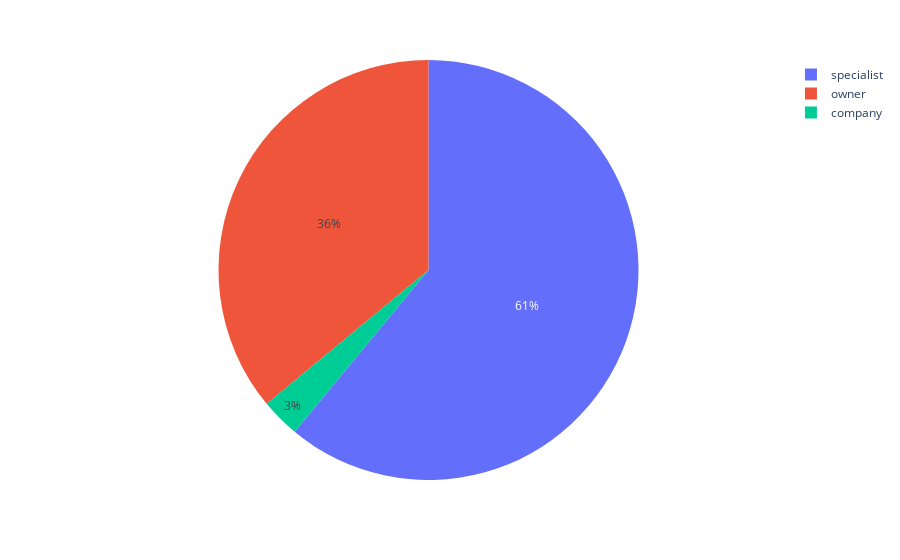

The notebook cell saved with this chart:
### Code cell
px.pie(grouped,values='fullAddress',names='userType')

### Figure 1 — Plotly figure (JSON) as saved in the notebook; plotly's stock layout.template omitted (floating-point values rounded to 4 significant figures)
{"data": [{"domain": {"x": [0, 1], "y": [0, 1]}, "hovertemplate": "userType=%{label}<br>fullAddress=%{value}<extra></extra>", "labels": ["company", "owner", "specialist"], "legendgroup": "", "name": "", "showlegend": true, "type": "pie", "values": [3, 36, 61]}], "layout": {"legend": {"tracegroupgap": 0}, "margin": {"t": 60}}}
